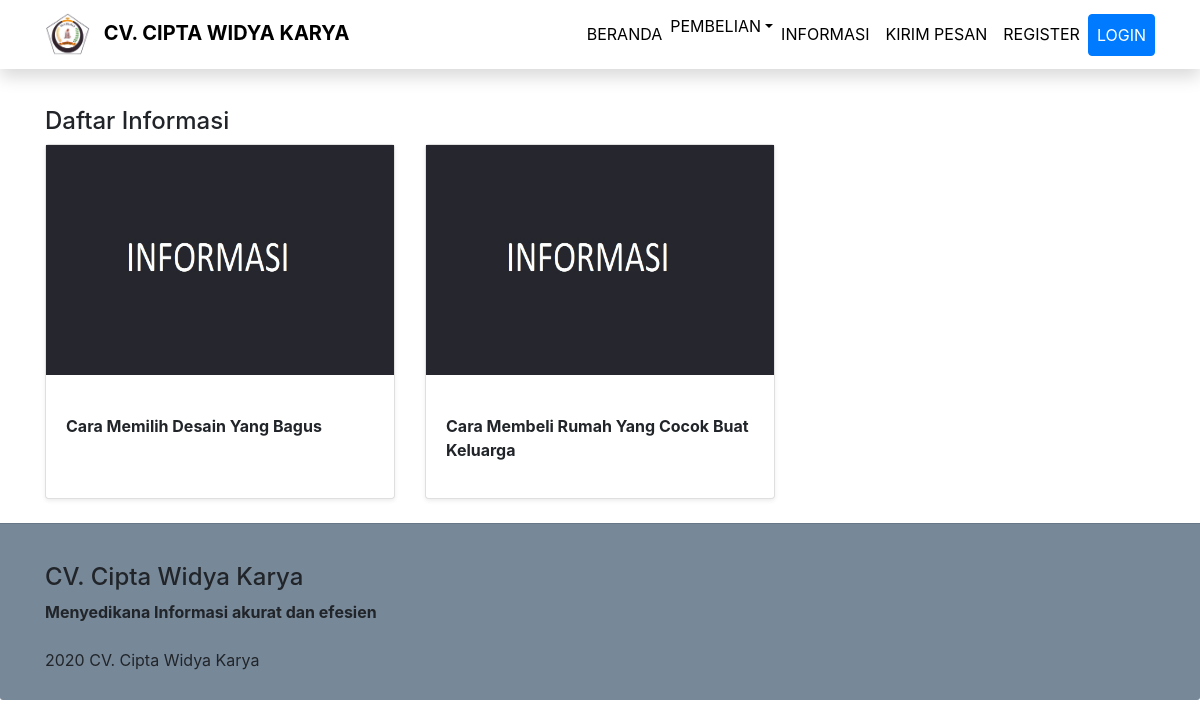
The app's page /informasi.php with its own data.
### tables this page shows
CREATE TABLE IF NOT EXISTS `tbl_informasi` (
  `kode_info` int(11) NOT NULL AUTO_INCREMENT,
  `judul` varchar(100) DEFAULT NULL,
  `waktu_info` datetime DEFAULT NULL,
  `isi_info` text,
  PRIMARY KEY (`kode_info`)
);

### informasi.php (the view, shortened to what this page needs)
<?php include 'header.php'; ?>
<br><br>
<main role="main" class="container">
  <H1> Daftar Informasi </H1>
  <div class="row">
    <div class="col-12 col-lg-12">
      <div class="row">
        <?php
        $qry = mysqli_query($konek, "SELECT * from tbl_informasi order by kode_info asc");
        while ($data = mysqli_fetch_array($qry)) {
          ?>
          <a href="detail_informasi.php?detail=<?php echo base64_encode($data['kode_info']); ?>">
            <div class='col-12 col-md-4 col-lg-4 d-flex mb-4 '>
              <div class='card shadow-sm'>
                <div class='card-img-top'>
                  <img class='img w-100' src="gambar/informasi/gambar.jpg" height="230px;"  id="gambar" />
                </div>
                <div class='card-body '>
                  <H5 class='card-title'>
                    <a class="badge badge-deck">
                    </a>
                  </H5>
                  <p> <b>    <?php echo $data['judul']; ?>  </b></p>
              </div>
            </div>
          </div>
        </a>
      <?php } ?>
    </div>
  </div>
</div>
</main>
<?php include 'footer.php'; ?>

### style.css (style rules this page uses)
body { overflow-x: hidden; }
body { padding-top: 56px; }

### records on screen
tbl_informasi: judul "Cara Memilih Desain Yang Bagus"
tbl_informasi: judul "Cara Membeli Rumah Yang Cocok Buat Keluarga"

### other values on screen
$nama "CV. CIPTA WIDYA KARYA"
$nama "CV. Cipta Widya Karya"
